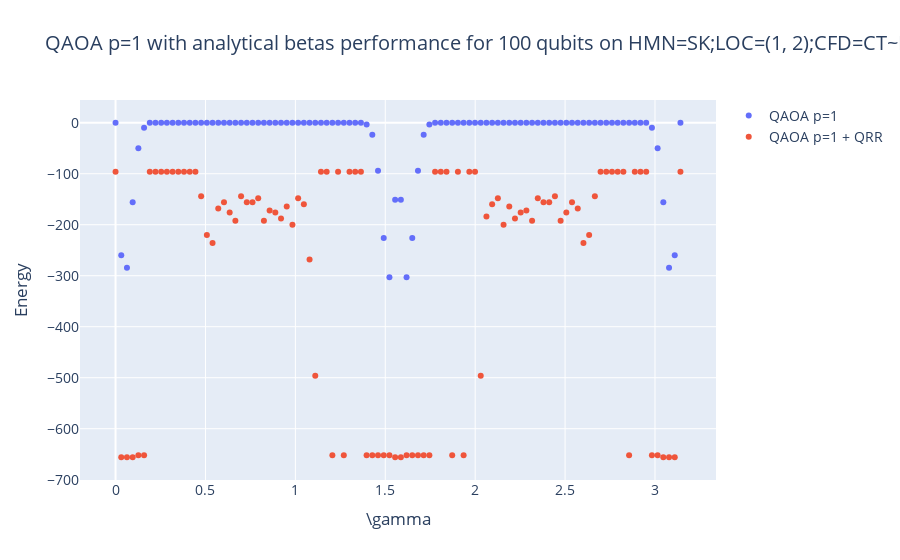

The notebook cell saved with this chart:
### Code cell
xs = optimization_res_analytical.trials_dataframe['ARG-0']
ys = optimization_res_analytical.trials_dataframe['FunctionValue']

fig = go.Figure()
fig.add_trace(go.Scatter(x=xs, y=ys, mode='markers', name='QAOA p=1'))
if store_correlators:
    fig.add_trace(go.Scatter(x=xs_qrr, y=ys_qrr, mode='markers', name='QAOA p=1 + QRR'))

fig.update_layout(
    title=f"QAOA p=1 with analytical betas performance for {number_of_qubits} qubits on {cost_hamiltonian.hamiltonian_class_specifier.get_description_string()}",
    xaxis_title="\gamma",
    yaxis_title="Energy",
    template="plotly",
    font=dict(size=14),
    hovermode="x unified")

plotly.offline.plot(fig,
                    filename=f'../temp/p1_simulator_analytical_betas_n={number_of_qubits}.html')
fig.show()
